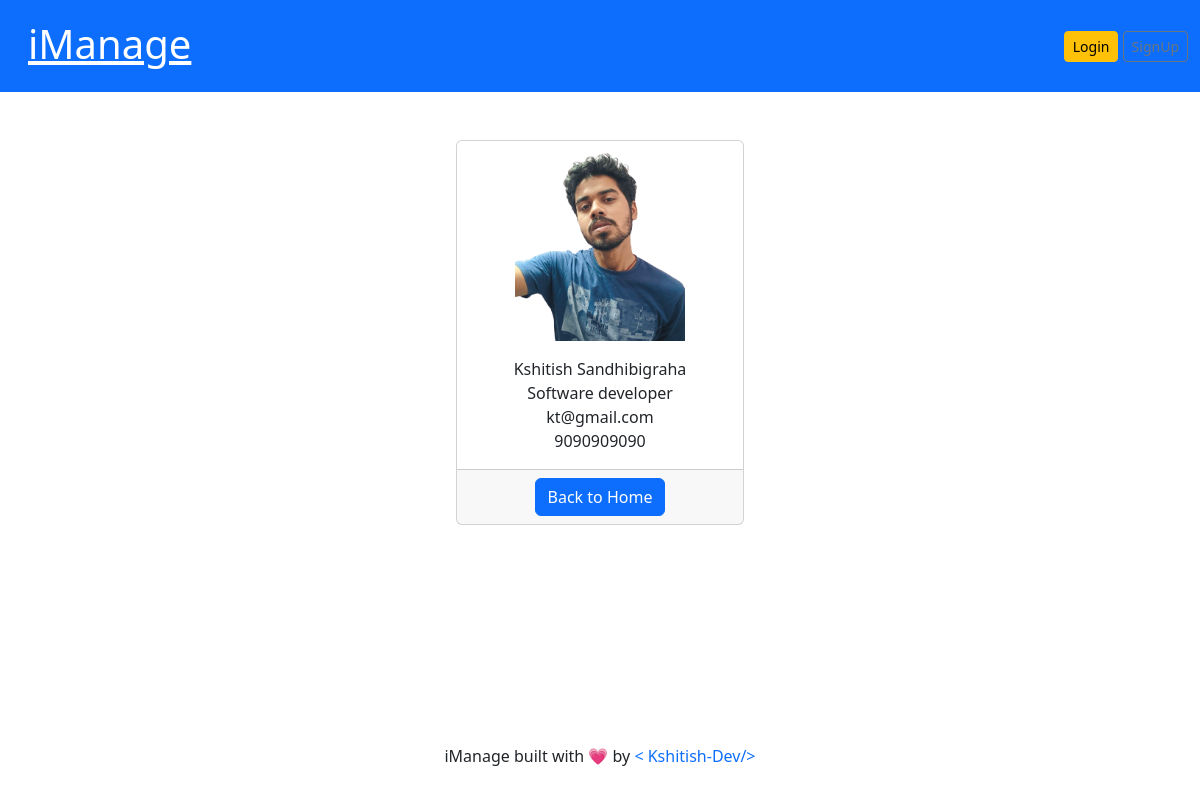
The page /employees/1/ on the database its author committed.
### employees/models.py (models this page shows, shortened)
class  Employee(models.Model):
    first_name = models.CharField(max_length=100)
    last_name = models.CharField(max_length=100)
    photo = models.ImageField(upload_to='images')       #<-- this is media file
    designation = models.CharField(max_length=100)
    email_address = models.EmailField(max_length=100, unique=True)
    phone_number = models.CharField(max_length=12 , blank=True)
    created_at = models.DateTimeField(auto_now_add=True)
    updated_at = models.DateTimeField(auto_now=True)

### employees/views.py (the view)
# urls.py: path('<int:pk>/', views.employee_details, name='employee_details'),
def employee_details(request, pk):
    employee = get_object_or_404(Employee, pk=pk)
    context  = {
        'employee' : employee
    }
    return render(request, 'employee_details.html', context)

### templates/employee_details.html
{% extends 'base.html' %}
{% block content %}
    <div class="container pt-5">
      <div class="card mx-auto" style="width: 18rem;">
        <img class="card-img-top" src="{{employee.photo.url}}" alt="employee-photo" style="height: 200px; width: 100%; object-fit: contain; object-position: center;">        <div class="card-body text-center">
          <p class="card-text m-0">{{ employee.first_name }} {{ employee.last_name }} </p>
          <p class="card-text m-0">{{ employee.designation }} </p>
          <p class="card-text m-0">{{ employee.email_address }} </p>
          <p class="card-text m-0">{{ employee.phone_number }} </p>
        </div>
        <div class="card-footer text-center">
          <a href="{% url 'home' %}" class="btn btn-primary">Back to Home</a>
        </div>
      </div>
    </div>
{% endblock %}

### rows shown on the page
Employee: photo (picture), first_name "Kshitish", last_name "Sandhibigraha", designation "Software developer", email_address "kt@gmail.com", phone_number "9090909090"
